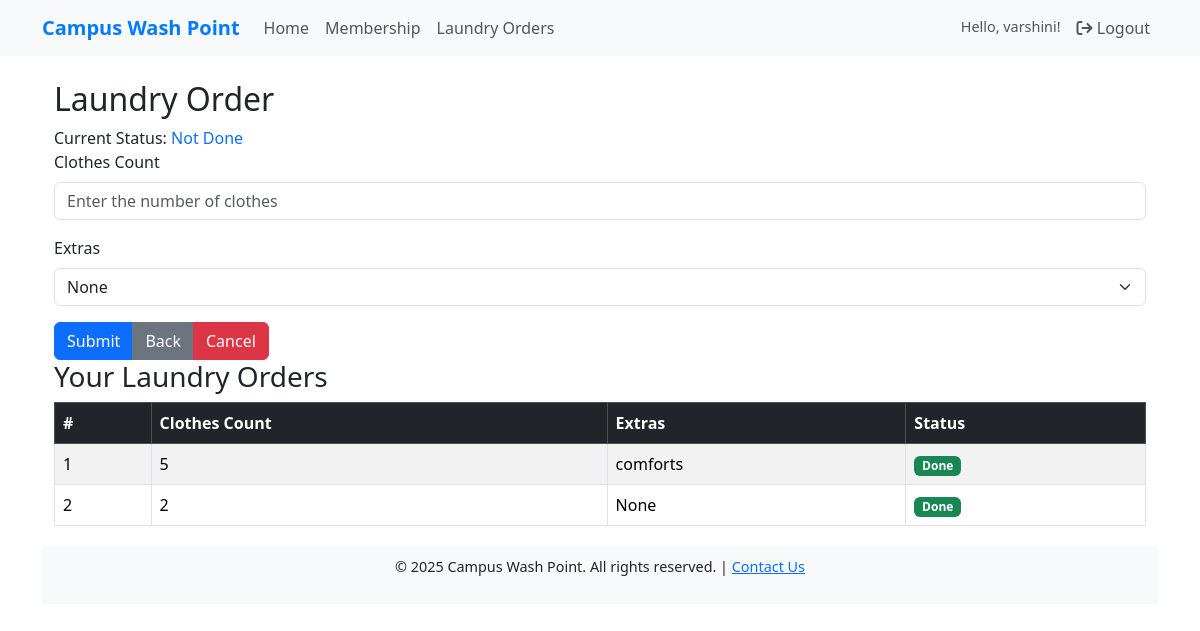
The page /laundryorders (signed in) on the database its author committed.
### campuswashapp/models.py (models this page shows, shortened)
class LaundryOrders(models.Model):
    STATUS_CHOICES = [
        ('Not Done', 'Not Done'),
        ('Done', 'Done'),
    ]
    laundry_id = models.AutoField(primary_key=True)
    user = models.ForeignKey(User, on_delete=models.CASCADE)
    membership = models.ForeignKey(laundry_Membership, on_delete=models.CASCADE)  # Assuming Membership model is defined
    clothes_count = models.PositiveIntegerField()
    extra_item = models.TextField(blank=True, null=True)  # For additional items like blankets, etc.
    check_in_date = models.DateField(auto_now_add=True)
    check_in_time = models.TimeField(auto_now_add=True)
    check_out_date = models.DateField(null=True, blank=True)  # Default null, updated by admin
    status = models.CharField(
        max_length=10,
        choices=STATUS_CHOICES,
        default='Not Done',  # Default value for new orders
    )

### campuswashapp/views.py (the view, shortened to what this page needs)
# urls.py: path('laundryorders', laundryorders, name='laundryorders'),
@login_required
def laundryorders(request):
    try:
        membership = laundry_Membership.objects.get(user=request.user)
        if membership.valid_until >= datetime.now().date():
            orders = LaundryOrders.objects.filter(user=request.user).select_related('membership')
            if not orders.exists():
                messages.info(request, "You have no laundry orders yet. Submit one now!")
            return render(request, 'user/laundryorders.html', {'orders': orders})
        else:
            messages.warning(request, "Your membership has expired. Please renew to place a laundry order.")
            return redirect('membership')
    except laundry_Membership.DoesNotExist:
        messages.warning(request, "No active membership found. Please subscribe to a membership first.")
        return redirect('membership')

### templates/user/laundryorders.html (shortened to what this page needs)
{% extends 'base.html' %}
{% load static %}
{% block content %}
    <div class="container">
        <div class="form-container">
            <h2 class="form-title">Laundry Order</h2>
            <div class="status-box">
                Current Status:
                <span class="text-primary">
                    {% if status %}
                        {{ status }}
                    {% else %}
                        Not Done
                    {% endif %}
                </span>
            </div>
            <form id="laundryOrderForm" method="POST" action="{% url 'laundryorders' %}">
                <div class="mb-3">
                    <label for="clothesCount" class="form-label">Clothes Count</label>
                    <input type="number" id="clothesCount" name="clothesCount" class="form-control" placeholder="Enter the number of clothes" required>
                </div>
                <div class="mb-3">
                    <label for="extras" class="form-label">Extras</label>
                    <select id="extras" name="extras" class="form-select">
                        <option value="">None</option>
                    </select>
                </div>
                <div class="btn-group">
                    <button type="submit" class="btn btn-primary">Submit</button>
                    <button type="button" class="btn btn-secondary" onclick="window.history.back()">Back</button>
                    <button type="reset" class="btn btn-danger">Cancel</button>
                </div>
            </form>
        </div>
<div class="table-container">
    <h3 class="form-title">Your Laundry Orders</h3>
    <table class="table table-bordered table-striped">
        <thead class="table-dark">
            <tr>
                <th>#</th>
                <th>Clothes Count</th>
                <th>Extras</th>
                <th>Status</th>
            </tr>
        </thead>
        <tbody>
            {% if orders %}
                {% for order in orders %}
                    <tr>
                        <td>{{ forloop.counter }}</td>
                        <td>{{ order.clothes_count }}</td>
                        <td>{{ order.extra_item|default:"None" }}</td>
                        <td>
                            <span class="badge {% if order.status == 'Done' %}bg-success{% else %}bg-warning{% endif %}">
                                {{ order.status }}
                            </span>
                        </td>
                    </tr>
                {% endfor %}
            {% else %}
                <tr>
                    <td colspan="4" class="text-center">No orders found</td>
                </tr>
            {% endif %}
        </tbody>
    </table>
</div>
</body>
</html>
{% endblock content %}

### templates/base.html (shortened to what this page needs)
{% load static %}
<!doctype html>
<html lang="en">
  <head>
    <link rel="stylesheet" href="https://cdnjs.cloudflare.com/ajax/libs/font-awesome/6.6.0/css/all.min.css" />
    <link href="https://cdn.jsdelivr.net/npm/bootstrap@5.3.3/dist/css/bootstrap.min.css" rel="stylesheet">
  </head>
  <body>
    <nav class="navbar navbar-expand-lg navbar-light bg-light">
      <div class="container">
        <a class="navbar-brand" href="{% url 'home' %}">Campus Wash Point</a>
        <div class="collapse navbar-collapse" id="navbarNav">
          <ul class="navbar-nav me-auto mb-2 mb-lg-0">
            <li class="nav-item">
              <a class="nav-link" href="{% url 'home' %}">Home</a>
            </li>
            <li class="nav-item">
              <a class="nav-link" href="{% url 'membership' %}">Membership</a>
            </li>
            <li class="nav-item">
              <a class="nav-link" href="{% url 'laundryorders' %}">Laundry Orders</a>
            </li>
          </ul>
          <ul class="navbar-nav">
            {% if user.is_authenticated %}
              <li class="nav-item">
                <span class="nav-link greeting">Hello, {{ user.first_name }}!</span>
              </li>
              <li class="nav-item">
                <a class="nav-link" href="{% url 'logout' %}">
                  <i class="fa-solid fa-sign-out"></i> Logout
                </a>
              </li>
            {% endif %}
          </ul>
        </div>
      </div>
    </nav>
    <div class="container mt-4">
      {% block content %}{% endblock content %}
    <footer>
      <div class="container">
        <p>&copy; 2025 Campus Wash Point. All rights reserved. | <a href="#">Contact Us</a></p>
      </div>
    </footer>
  </body>
</html>

### templates/base.html (style rules this page uses)
.navbar-brand { font-weight: bold; color: #007bff !important; }
.navbar-nav .nav-link { color: #555 !important; transition: color 0.3s ease; }
.greeting { font-size: 0.9rem; color: #555; }
footer { background-color: #f8f9fa; padding: 10px 0; text-align: center; font-size: 0.9rem; margin-top: 20px; }

### rows shown on the page
LaundryOrders: clothes_count "5", extra_item "comforts", status "Done"
LaundryOrders: clothes_count "2", extra_item "None", status "Done"

### other values the page prints
{{ user.first_name }} "varshini"
